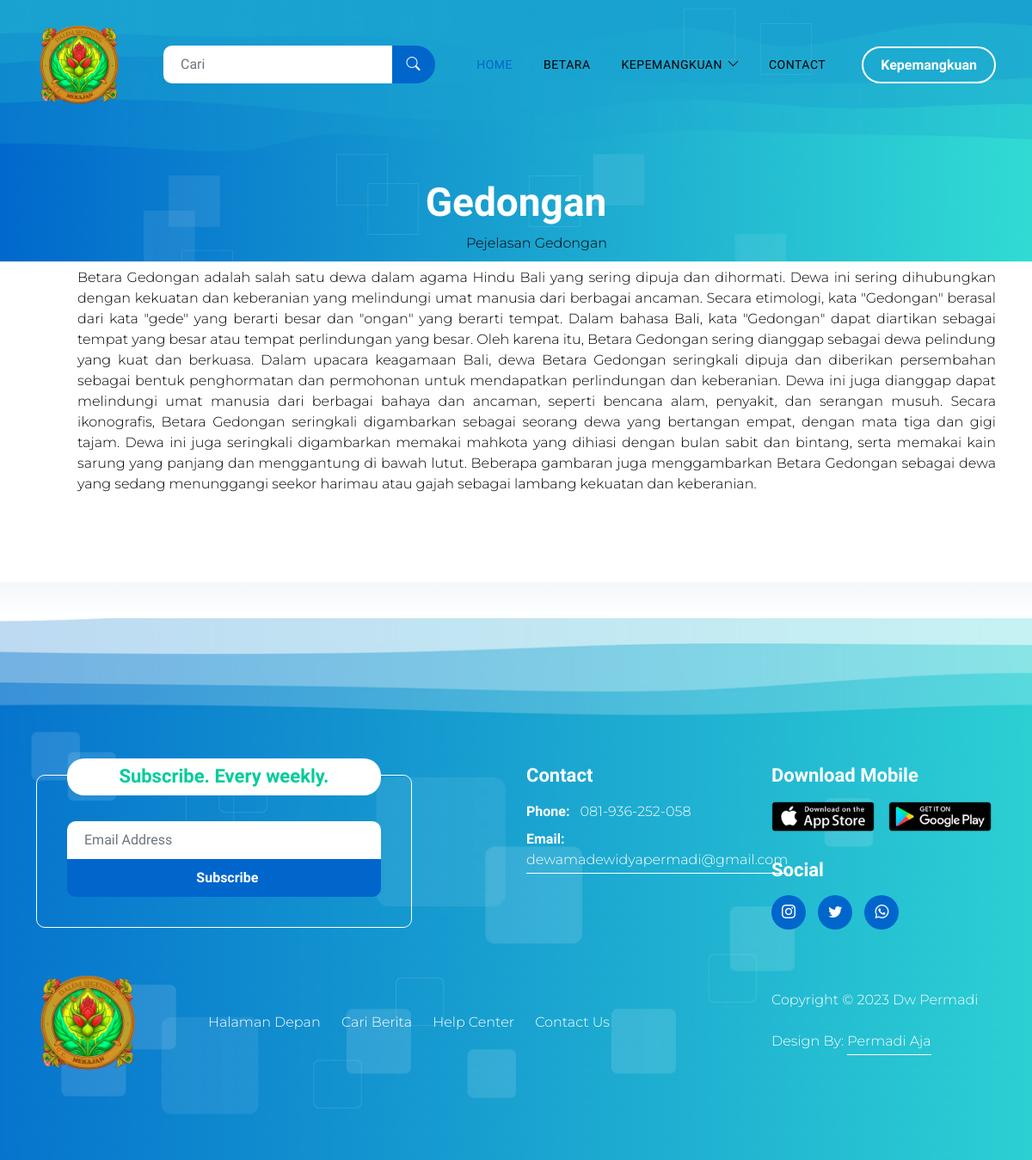
Page /2/ on the committed database.
### myapp/models.py (models this page shows, shortened)
class Betara(models.Model):
    nomor = models.IntegerField()
    nama = models.CharField(max_length=255)
    jenis = models.CharField(max_length=255)
    image = models.CharField(max_length=10000, default="https://p.kindpng.com/picc/s/79-798754_hoteles-y-centros-vacacionales-dish-placeholder-hd-png.png")
    penjelasan = models.TextField()

### myapp/views.py (the view)
# urls.py: path('<int:betara_id>/',views.detailbetara, name='detailbetara'),
def detailbetara(request,betara_id):
    item = Betara.objects.get(pk=betara_id)
    context = {
        'item':item,
    }
    return render(request,'satria/detailbetara.html',context)

### myapp/templates/satria/detailbetara.html (shortened to what this page needs)
{% load static %}
<!DOCTYPE html>
<html lang="en">
<head>
    <link rel="stylesheet" href="{% static 'css/bs.css' %}" />
    <link rel="stylesheet" href="{% static 'css/bootstrap-icons.css' %}" />
    <link rel="stylesheet" href="{% static 'css/owl.carousel.min.css' %}" />
    <link rel="stylesheet" href="{% static 'css/owl.theme.default.min.css' %}" />
    <link href="{% static 'css/templatemo-pod-talk.css' %}" rel="stylesheet" />
</head>
<body>
    <main>
        {% include "satria/navbarbiasa.html" %}
        <section class="hero-section">
            <div class="container">
              <div class="row">
                <div class="col-lg-12 col-12">
                  <div class="text-center mb-5 pb-2">
                    <h2 class="text-white">{{ item.nama }}</h2>
                    <p class="text-black">Pejelasan {{ item.nama }}</p>
                    <p class="text-black" align="justify">{{ item.penjelasan }}</p>
                  </div>
                </div>
              </div>
            </div>
          </section>
    </main>
    <footer class="site-footer">{% include "satria/footer.html" %}</footer>
</body>
</html>

### assets/css/templatemo-pod-talk.css (style rules this page uses)
:root { --white-color: #ffffff; --primary-color: #00CC99; --secondary-color: #0066CC; --section-bg-color: #f0f8ff; --custom-btn-bg-color: #0066CC; --custom-btn-bg-hover-color: #00CC99; --dark-color: #000000; --p-color: #717275; --border-color: #7fffd4; --link-hover-color: #0066CC; --body-font-family: 'Montserrat', sans-serif; --title-font-family: 'Sono', sans-serif; --h1-font-size: 58px; --h2-font-size: 46px; --h3-font-size: 32px; --h4-font-size: 28px; --h5-font-size: 24px; --h6-font-size: 22px; --p-font-size: 16px; --menu-font-size: 14px; --border-radius-large: 100px; --border-radius-medium: 20px; --border-radius-small: 10px; --font-weight-light: 300; --font-weight-normal: 400; --font-weight-medium: 500; --font-weight-semibold: 600; --font-weight-bold: 700; }
body { background-color: var(--white-color); font-family: var(--body-font-family); }
h2, h3, h4, h5, h6 { color: var(--dark-color); }
h1, h2, h3, h4, h5, h6 { font-family: var(--title-font-family); font-weight: var(--font-weight-semibold); }
h2 { font-size: var(--h2-font-size); font-weight: var(--font-weight-bold); }
p { color: var(--p-color); font-size: var(--p-font-size); font-weight: var(--font-weight-light); }
main { position: relative; z-index: 1; }
.hero-section { background-image: url('../images/templatemo-wave-banner.jpg'), linear-gradient(#348CD2, #FFFFFF); background-repeat: no-repeat; background-size: 108% 76%; background-position: top; padding-top: 200px; }
.site-footer { background-image: url('../images/templatemo-wave-footer.jpg'), linear-gradient(#FFFFFF, #348CD2); background-repeat: no-repeat; background-size: cover; background-position: center; margin-top: -80px; padding-top: 100px; padding-bottom: 150px; }
@media screen and (max-width: 1240px) { .hero-section { background-size: 116%; } }

### rows in the picture
Betara: nama "Gedongan", penjelasan "Betara Gedongan adalah salah satu dewa dalam agama Hindu Bali yang sering dipuja dan dihormati. Dewa ini sering dihubungkan dengan kekuatan dan keberanian yang melindungi umat manusia dari berbagai ancaman. Secara etimologi, kata \"Gedongan\" berasal dari kata \"gede\" yang berarti besar dan \"ongan\" yang berarti tempat. Dalam bahasa Bali, kata \"Gedongan\" dapat diartikan sebagai tempat yang besar atau tempat perlindungan yang besar. Oleh karena itu, Betara Gedongan sering dianggap sebagai dewa pelindung yang kuat dan berkuasa. Dalam upacara keagamaan Bali, dewa Betara Gedongan seringkali dipuja dan diberikan persembahan sebagai bentuk penghormatan dan permohonan untuk mendapatkan perlindungan…"
